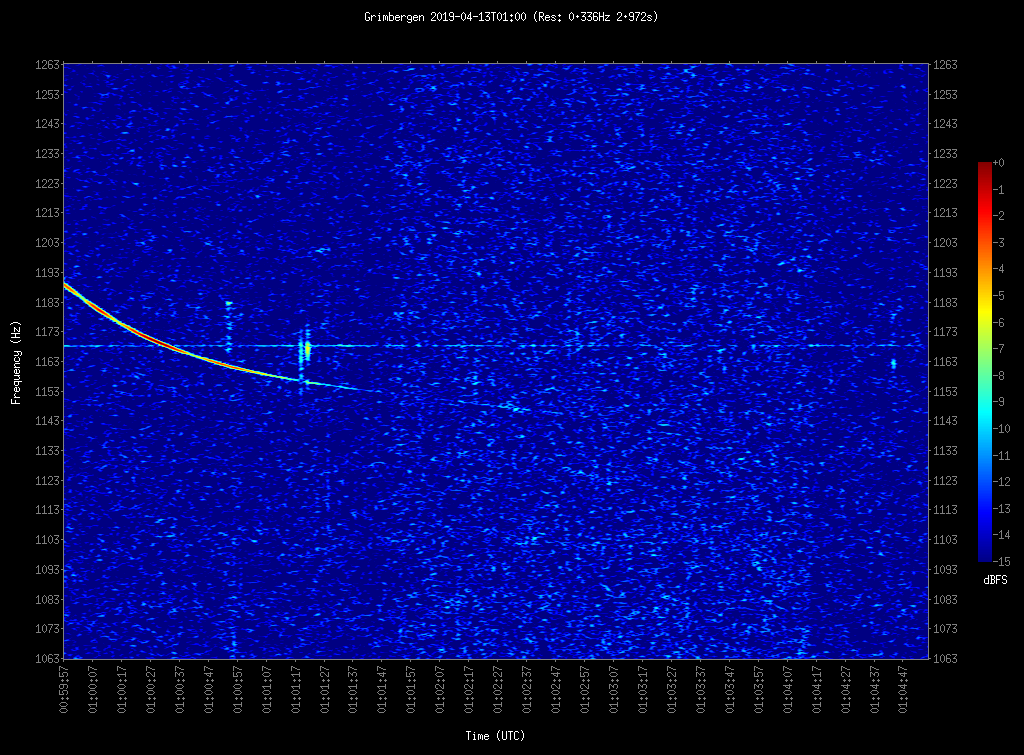
#> input picture testImages/RAD_BEDOUR_20190413_0100_BEGRIM_SYS001.png, 1024 x 755 px; its folder holds only this picture in this run
$ python -i testing.py   (imports and definitions only)
#> lines starting #> are read from the running program, lines starting #| are printed output that depends on the picture; after the words box and inside, x2 and y2 are one past the last pixel; in counts of white or black regions, pixels touching at a corner belong together
import cv2
import numpy as np
import statistics
import os

image_width = 1024
image_height = 755
graph_offset = 64
graph_inset = 96


def map_likely_meteor_to_object(element):
    return {
        'start': {
            'x': element[0],
            'y': element[1]
        },
        'end': {
            'x': element[2],
            'y': element[3]
        }
    }


def analyze_image(path):
    # Pull image from file
    img = cv2.imread(path)
#> img is the input picture: shape (755, 1024, 3); mean B, G, R 107.7, 6.9, 3.1

    # Crops image to remove border
    crop = img[graph_offset:-graph_inset, graph_offset:-graph_inset]
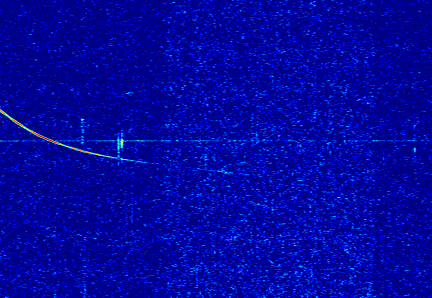
#> crop: shape (595, 864, 3) (shown at 1/2 size); mean B, G, R 157.7, 6, 0.3

    # Convert to greyscale
    gray = cv2.cvtColor(crop, cv2.COLOR_RGB2GRAY)

    # Blur image to remove hard edges
    blur = cv2.blur(gray, (4, 30))
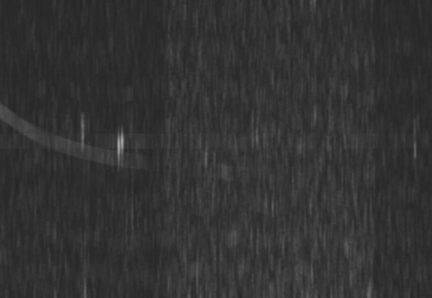
#> blur: shape (595, 864) (shown at 1/2 size); min 39, max 181, mean 50.8
    horizontal_blur = cv2.blur(gray, (30, 4))

    # Get edges in image
    edges = cv2.Canny(blur, 50, 150)
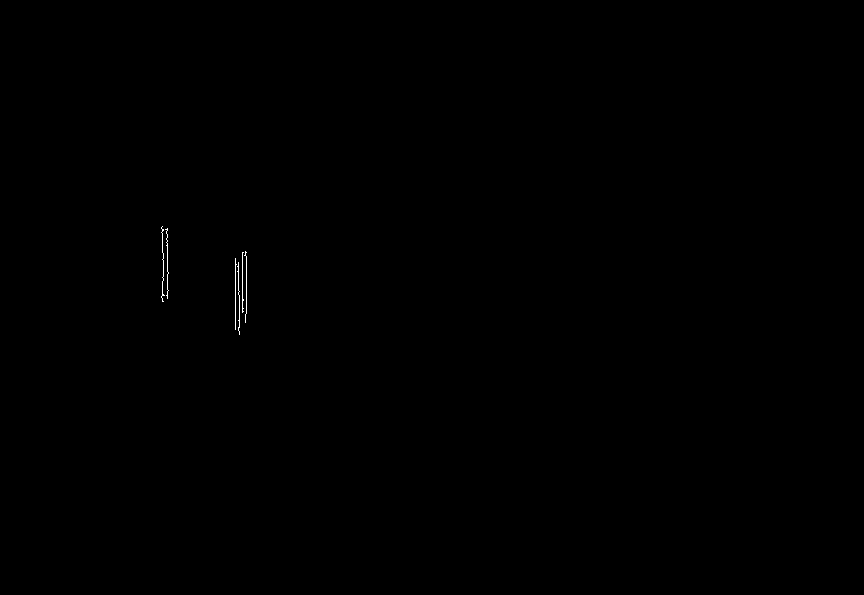
#> edges: shape (595, 864); 0.09% white in thin lines or dots, all inside (x1, y1, x2, y2) = (161, 226, 247, 335)
    horizontal_edges = cv2.Canny(horizontal_blur, 50, 150)
#> horizontal_edges: shape (595, 864); 0.35% white in thin lines or dots, all inside (x1, y1, x2, y2) = (0, 279, 863, 330)

    # Fill edges
    merge = cv2.morphologyEx(edges, cv2.MORPH_CLOSE, np.ones((9, 9), np.uint8))
#> merge: shape (595, 864); 0.25% white; 2 white regions, box (x1, y1, x2, y2) and area: (235, 251, 247, 335) 843, (161, 226, 169, 302) 428
    horizontal_merge = cv2.morphologyEx(horizontal_edges, cv2.MORPH_CLOSE, np.ones((9, 9), np.uint8))
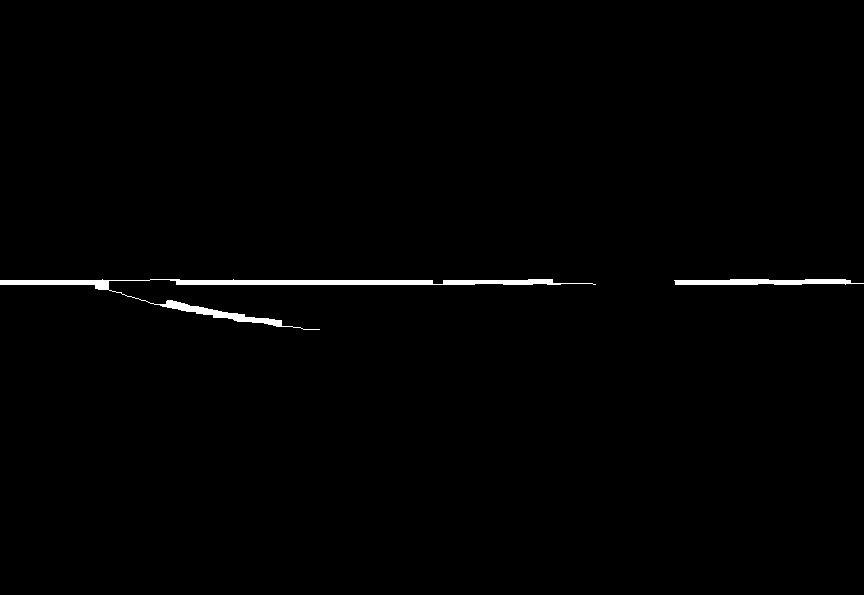
#> horizontal_merge: shape (595, 864); 0.85% white; 2 white regions, box (x1, y1, x2, y2) and area: (0, 279, 596, 330) 3462, (674, 279, 864, 285) 910

    likely_meteors = []
    likely_baseline = 0
    likely_meteor_distances = []

    # Get lines from edges
    lines = cv2.HoughLinesP(merge, 1, np.pi, 1, minLineLength=50)
#> lines = 17 rows, first 6: [243, 322, 243, 252], [246, 313, 246, 252], [237, 329, 237, 258], [242, 322, 242, 252], [244, 322, 244, 252], [163, 301, 163, 228]
    if lines is not None:
        for line in lines:
            for x1, y1, x2, y2 in line:
                likely_meteors.append((x1, y1, x2, y2))
#> this loop made 17 passes
#> after the loop, likely_meteors = 17 items, first 6: (243, 322, 243, 252), (246, 313, 246, 252), (237, 329, 237, 258), (242, 322, 242, 252), (244, 322, 244, 252), (163, 301, 163, 228)
    lines = cv2.HoughLinesP(horizontal_merge, 1, np.pi / 180, 1, minLineLength=50)
#> lines = 13 rows, first 6: [0, 281, 108, 281], [208, 284, 474, 284], [208, 283, 432, 283], [51, 284, 108, 283], [292, 280, 432, 282], [677, 284, 845, 279]
    if lines is not None:
        y = []
        for line in lines:
            for x1, y1, x2, y2 in line:
                y.append(y1)
#> this loop made 13 passes
#> after the loop, y = [281, 284, 283, 284, 280, 284, 280, 284, 280, 282, 283, 283, 280]
        likely_baseline = statistics.mean(y) + 64
#> likely_baseline = 346

    # Draw likely baseline
    cv2.line(img, (graph_offset, likely_baseline), (image_width - graph_inset, likely_baseline), (255, 255, 255), 2)
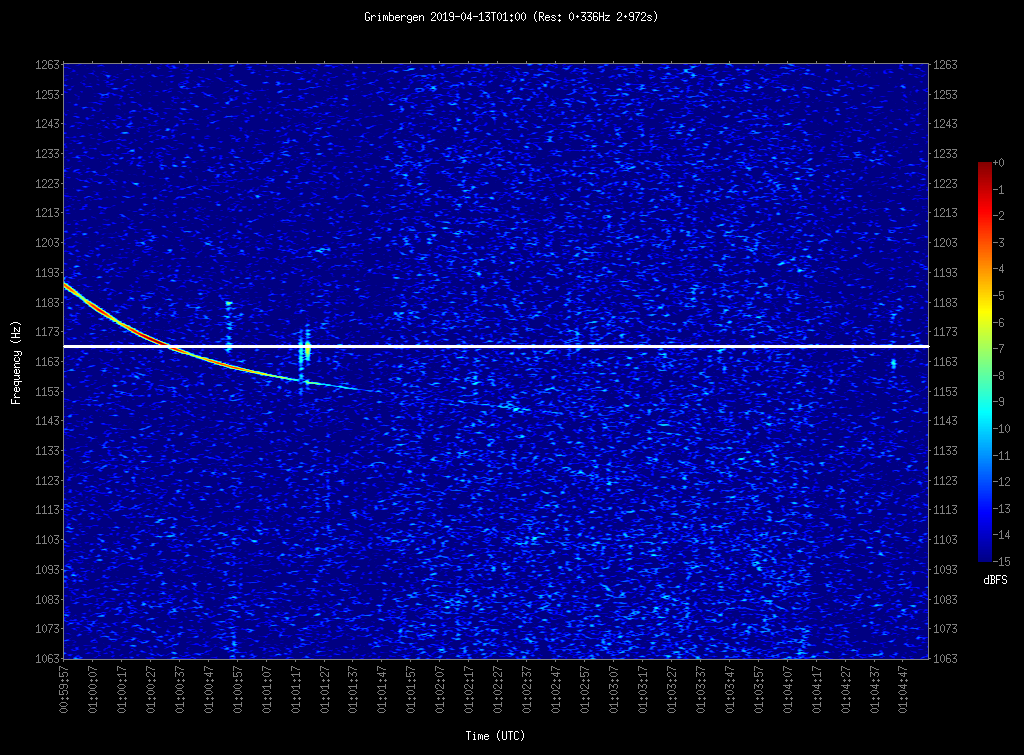
#> img: shape (755, 1024, 3); 0.34% of pixels changed, all inside (x1, y1, x2, y2) = (63, 345, 930, 348)

    # Draw likely meteors
    for i, (x1, y1, x2, y2) in enumerate(likely_meteors):
        middle = statistics.mean([y1, y2]) + 64
        distance = max(min(abs(likely_baseline - middle), 255), 0)
        distance_int = np.int16(distance).item()
        likely_meteor_distances.append(abs(likely_baseline - middle))
        cv2.rectangle(img, (x1 + graph_offset, y1 + graph_offset), (x2 + graph_offset, y2 + graph_offset),
                      (0, 255 - distance_int, distance_int), 2)
#> this loop made 17 passes
#> (x1, y1, x2, y2, middle, distance, distance_int) on passes 1 to 8: (243, 322, 243, 252, 351, 5, 5), (246, 313, 246, 252, 346, 0, 0), (237, 329, 237, 258, 357, 11, 11), (242, 322, 242, 252, 351, 5, 5), (244, 322, 244, 252, 351, 5, 5), (163, 301, 163, 228, 328, 18, 18), (167, 298, 167, 228, 327, 19, 19), (165, 298, 165, 228, 327, 19, 19)
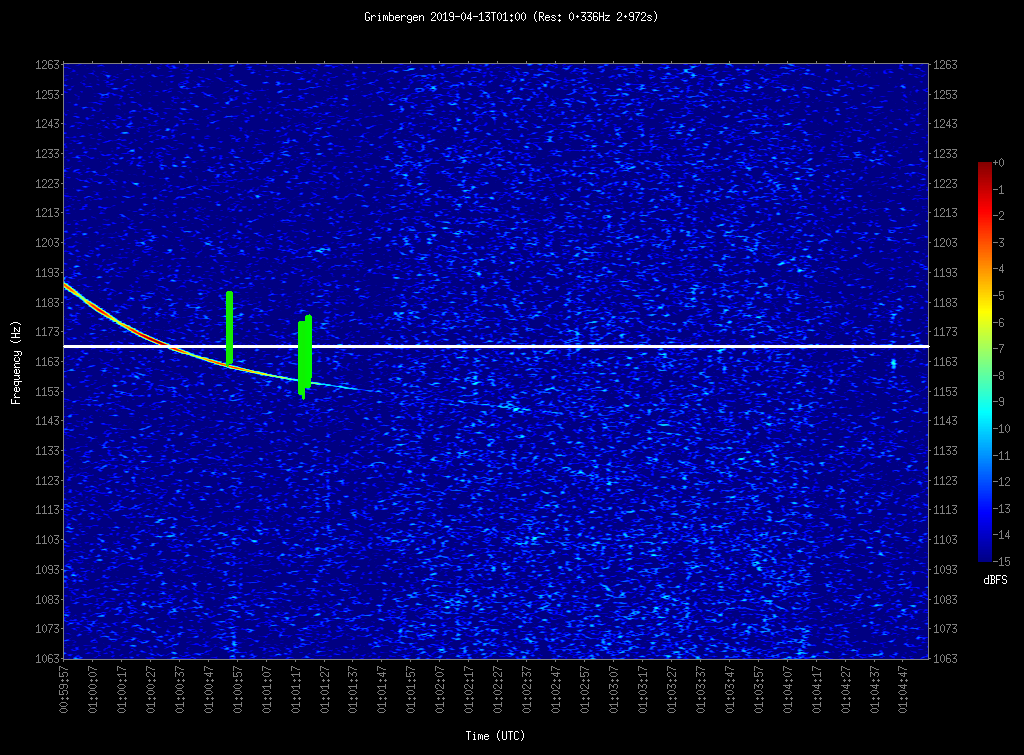
#> img: shape (755, 1024, 3); 0.2% of pixels changed, all inside (x1, y1, x2, y2) = (226, 291, 312, 400)
#> after the loop, likely_meteor_distances = [5, 0, 11, 5, 5, 18, 19, 19, 8, 11, 19, 4, 8, 12, 11, 19, 14]

    if len(likely_meteor_distances) > 0:
        average_likely_meteor_distance = statistics.mean(likely_meteor_distances)
#> average_likely_meteor_distance = 11
        if average_likely_meteor_distance > 50:
            cv2.putText(img,
                        'Incorrect baseline detected! (Average distance of {})'.format(
                            average_likely_meteor_distance),
                        (64, 48), cv2.FONT_HERSHEY_PLAIN, 2, (0, 0, 255), 1,
                        cv2.LINE_AA)
    else:
        cv2.putText(img,
                    'No likely meteors detected!',
                    (64, 48), cv2.FONT_HERSHEY_PLAIN, 2, (0, 0, 255), 1,
                    cv2.LINE_AA)

    # Show original image with data overlay
    cv2.imshow('output'.format(path), img)
    cv2.waitKey(0)

    # Returns parsed data
    return {
        'likelyMeteors': list(map(map_likely_meteor_to_object, likely_meteors)),
        'likelyBaseline': likely_baseline,
        'imageName': path
    }


# [6 lines not run here, left out]

>>> result = analyze_image('testImages/RAD_BEDOUR_20190413_0100_BEGRIM_SYS001.png')
#> result = 3 items

$ run again, on testImages/RAD_BEDOUR_20190413_0105_BEGRIM_SYS001.png
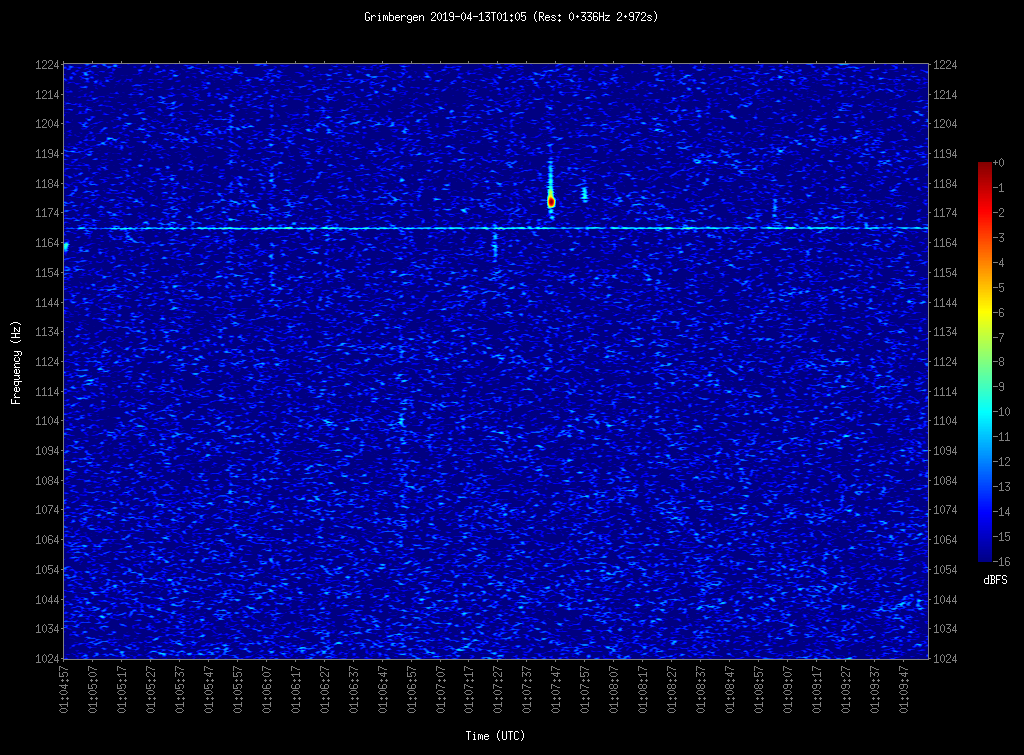
#> input picture testImages/RAD_BEDOUR_20190413_0105_BEGRIM_SYS001.png, 1024 x 755 px
#> in analyze_image, img is the input picture: shape (755, 1024, 3); mean B, G, R 110, 6.9, 2.9
#> in analyze_image, `edges = cv2.Canny(blur, 50, 150)`:
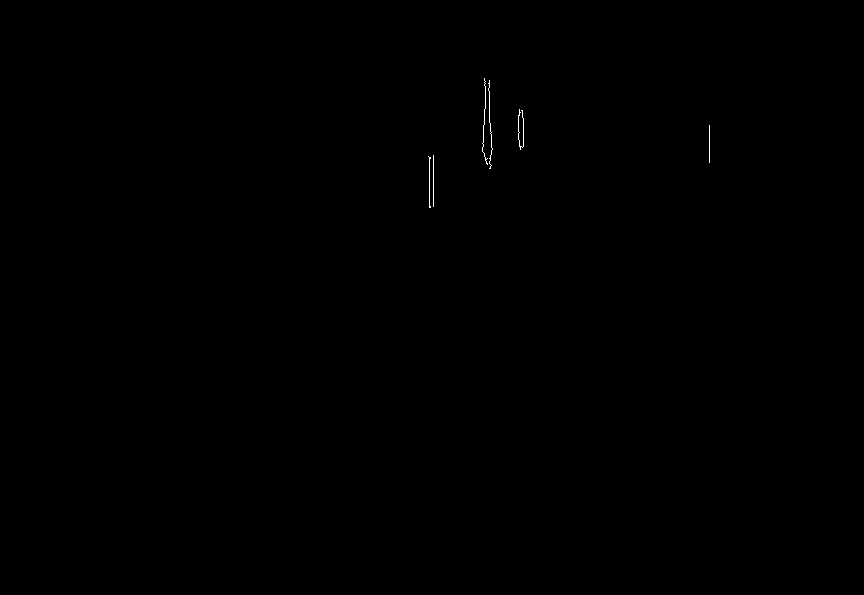
#> edges: shape (595, 864); 0.08% white in thin lines or dots, all inside (x1, y1, x2, y2) = (428, 78, 710, 208)
#> horizontal_edges: shape (595, 864); 0.34% white in thin lines or dots, all inside (x1, y1, x2, y2) = (0, 162, 864, 168)
#> merge: shape (595, 864); 0.21% white; 4 white regions, box (x1, y1, x2, y2) and area: (482, 78, 493, 169) 589, (428, 155, 434, 208) 259, (518, 109, 524, 150) 208, (709, 125, 710, 163) 38
#> horizontal_merge: shape (595, 864); 0.84% white; 1 white region, box (x1, y1, x2, y2) and area: (0, 162, 864, 168) 4331
#> in analyze_image, `lines = cv2.HoughLinesP(merge, 1, np.pi, 1, minLineLength=50)`: lines = [[485, 160, 485, 80], [489, 168, 489, 80], [430, 207, 430, 156], [433, 206, 433, 155], [486, 163, 486, 80], [429, 207, 429, 156], [488, 164, 488, 80], [432, 206, 432, 156], [487, 164, 487, 80], [431, 206, 431, 156]]
#> the loop in analyze_image, `for line in lines:` made 10 passes
#> after the loop in analyze_image, `for line in lines:`: likely_meteors = [(485, 160, 485, 80), (489, 168, 489, 80), (430, 207, 430, 156), (433, 206, 433, 155), (486, 163, 486, 80), (429, 207, 429, 156), (488, 164, 488, 80), (432, 206, 432, 156), (487, 164, 487, 80), (431, 206, 431, 156)]
#> in analyze_image, `lines = cv2.HoughLinesP(horizontal_merge, 1, np.pi / 180, 1, minLineLe..`: lines = 15 rows, first 6: [259, 162, 444, 162], [259, 163, 444, 163], [76, 162, 126, 162], [599, 165, 783, 162], [813, 166, 863, 166], [813, 162, 863, 164]
#> the loop in analyze_image, `for line in lines:` made 15 passes
#> after the loop in analyze_image, `for line in lines:`: y = [162, 163, 162, 165, 166, 162, 164, 165, 162, 166, 166, 166, 166, 162, 164]
#> likely_baseline = 228
#> the loop in analyze_image, `for i, (x1, y1, x2, y2) in enumerate(likely_meteors):` made 10 passes
#> (x1, y1, x2, y2, middle, distance, distance_int) on passes 1 to 8: (485, 160, 485, 80, 184, 44, 44), (489, 168, 489, 80, 188, 40, 40), (430, 207, 430, 156, 245, 17, 17), (433, 206, 433, 155, 244, 16, 16), (486, 163, 486, 80, 185, 43, 43), (429, 207, 429, 156, 245, 17, 17), (488, 164, 488, 80, 186, 42, 42), (432, 206, 432, 156, 245, 17, 17)
#> after the loop in analyze_image, `for i, (x1, y1, x2, y2) in enumerate(likely_meteors):`:
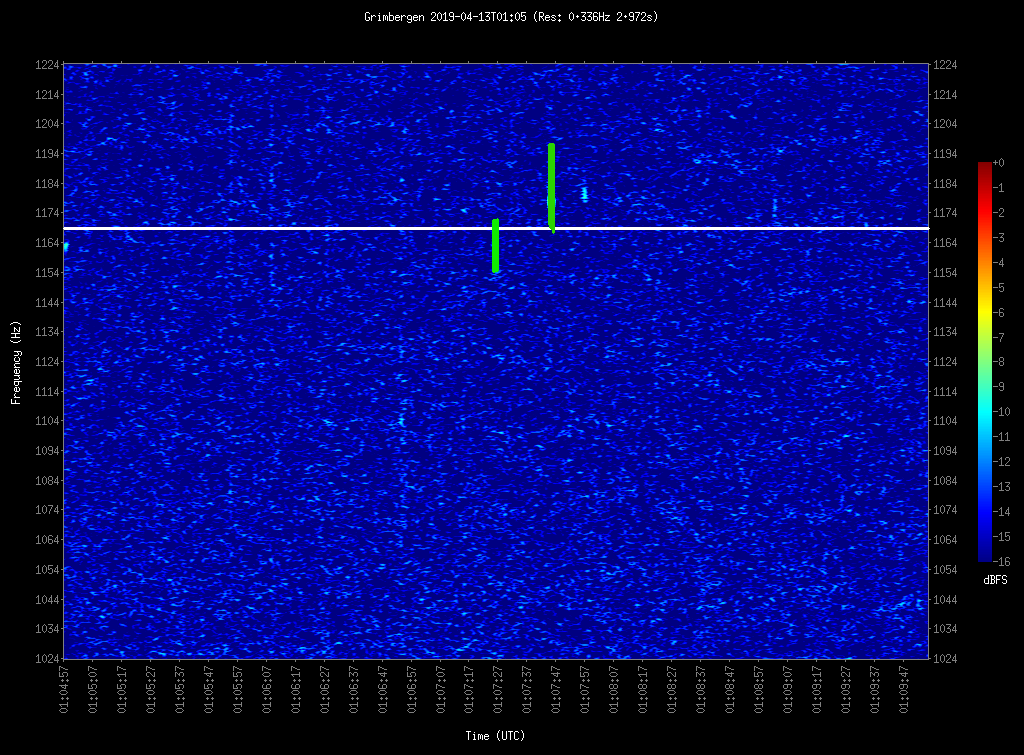
#> img: shape (755, 1024, 3); mean B, G, R 109.9, 7.6, 3.7
#> after the loop in analyze_image, `for i, (x1, y1, x2, y2) in enumerate(likely_meteors):`: likely_meteor_distances = [44, 40, 17, 16, 43, 17, 42, 17, 42, 17]
#> average_likely_meteor_distance = 29
#> result = 3 items
